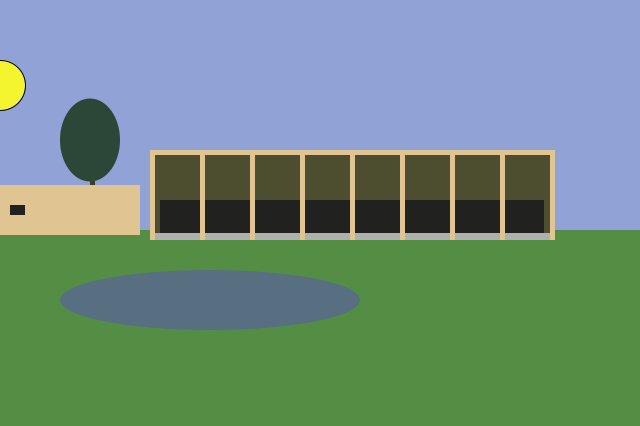
Frame 1 (no input)
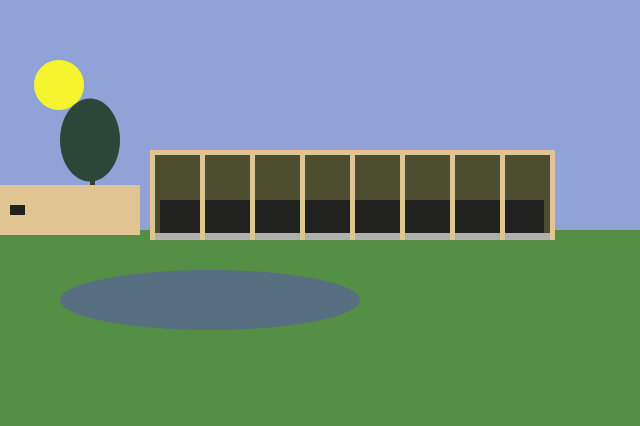
Frame 60 (the mouse pressed at the canvas centre just before this capture)
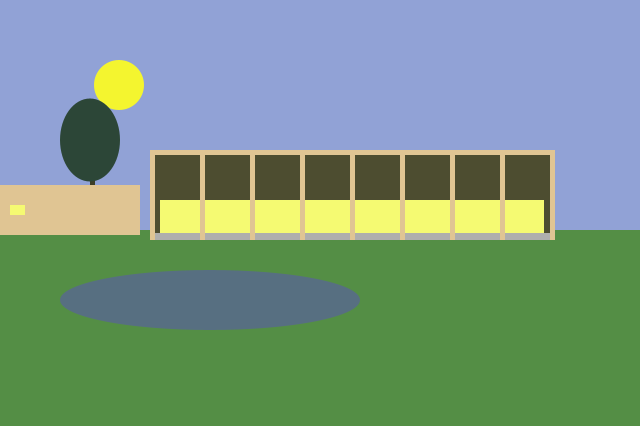
Frame 120 (the mouse held since frame 60 and released just before this capture)

The Processing sketch that drew these frames (run headless with seeded random() and noise(); from frame 60 on, the mouse is pressed at the canvas centre):

// Processing sketch: processing_104295
// ── processing_104295.pde

int xx;
int y=1;
void setup () {
  size (640, 426);
  background (145, 162, 214);
  xx = 0;

}
 
void draw() {
  background (145, 162, 214); //sol
  frameRate(60);
  fill(244, 245, 47);
  ellipse(xx, height/5, 50, 50);
  if (xx < 400) {
    xx++;
  }
  
  noStroke (); // gramado
  fill (84, 142, 69);
  rect (0, 230, 640, 200);
  
  fill (61, 62, 39); //tronco
  rect (90, 180, 5, 50);
 
  fill (44, 70, 55); //copa da árvore
  ellipse (90, 140, 60, 83);
 
  noStroke (); //Fundo capela
  fill (77, 77, 48);
  rect (150, 150, 400, 90);
 
  fill (33, 33, 32); //fundo capela 2
  if (mouseX<150) { 
    fill(33, 33, 32);
  }
  else if (mouseY>100) {
    fill(245, 250, 114);
  }
  rect (160, 200, 384, 40);
 
  fill (175, 175, 173);//piso capela
  rect(150, 233, 400, 7);
 
  for (int a=150; a<560; a+=50) //pilares
  {
    fill (224, 197, 147);
    rect (a, 150, 5, 90);
  }
 
  rect (150, 150, 400, 5); //telhado
 
  rect (0, 185, 140, 50); //muro
 
  fill (33, 33, 32); //janelinha
  if (mouseX<0) { 
    fill(33, 33, 32);
  }
  else if (mouseY>200) {
    fill(245, 250, 114);
  }
  rect (10, 205, 15, 10);
 
  fill(87, 111, 129); //lago
  ellipse (210, 300, 300, 60);
}

//imagem de referência http://farm8.staticflickr.com/7389/8988579493_9bc07efc61_o.jpg
